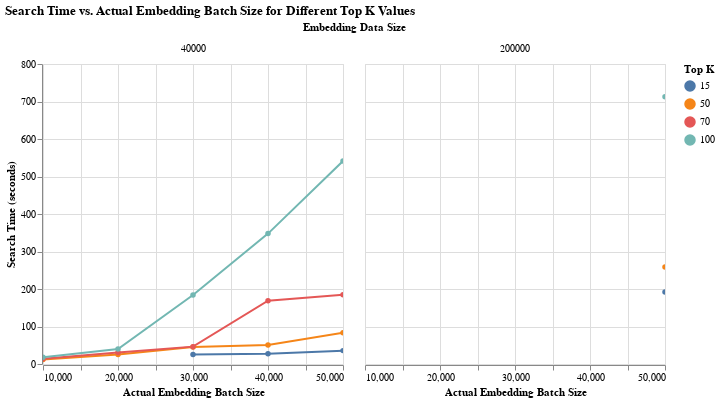

Notebook code for this chart:
### Code cell
import altair as alt
import pandas as pd

# Create a Pandas DataFrame from the provided data.
data = pd.DataFrame({
    'emb_data_size': [40000, 40000, 40000, 40000, 40000, 40000, 40000, 40000, 40000, 40000, 40000, 40000, 40000, 40000, 40000, 40000, 40000, 40000, 200000, 200000, 200000],
    'act_emb_batch_size': [10000, 10000, 10000, 20000, 20000, 20000, 30000, 30000, 30000, 30000, 40000, 40000, 40000, 40000, 50000, 50000, 50000, 50000, 50000, 50000, 50000],
    'topk': [50, 70, 100, 50, 70, 100, 15, 50, 70, 100, 15, 50, 70, 100, 15, 50, 70, 100, 15, 50, 100],
    'search_time': [12.230394, 14.283888, 18.102471, 25.527299, 30.717884, 39.769752, 25.506668, 45.103072, 46.281904, 183.940351, 27.397789, 50.729312, 168.672060, 347.715717, 35.667568, 83.180587, 184.753783, 541.364614, 191.777982, 258.867705, 712.579239]
})

# Create a unique identifier for each group of 'act_emb_batch_size' and 'emb_data_size'
data['group'] = data['act_emb_batch_size'].astype(str) + '_' + data['emb_data_size'].astype(str)

# Create the Altair chart
chart = alt.Chart(data).mark_line(point=True).encode(
    x=alt.X('act_emb_batch_size:Q', title='Actual Embedding Batch Size'),
    y=alt.Y('search_time:Q', title='Search Time (seconds)'),
    color=alt.Color('topk:N', title='Top K'),
    tooltip=['act_emb_batch_size', 'topk', 'search_time', 'emb_data_size'],
    facet=alt.Facet('emb_data_size:N', title="Embedding Data Size")
).properties(
    title='Search Time vs. Actual Embedding Batch Size for Different Top K Values'
).interactive()

chart

### Figure 1 — Vega-Lite specification as saved in the notebook (floating-point values rounded to 4 significant figures)
{"config": {"view": {"continuousWidth": 300, "continuousHeight": 300}}, "data": {"name": "data-d0312f0dabc6891fd8e6e2d52410d65d"}, "mark": {"type": "line", "point": true}, "encoding": {"color": {"field": "topk", "title": "Top K", "type": "nominal"}, "facet": {"field": "emb_data_size", "title": "Embedding Data Size", "type": "nominal"}, "tooltip": [{"field": "act_emb_batch_size", "type": "quantitative"}, {"field": "topk", "type": "quantitative"}, {"field": "search_time", "type": "quantitative"}, {"field": "emb_data_size", "type": "quantitative"}], "x": {"field": "act_emb_batch_size", "title": "Actual Embedding Batch Size", "type": "quantitative"}, "y": {"field": "search_time", "title": "Search Time (seconds)", "type": "quantitative"}}, "params": [{"name": "param_2", "select": {"type": "interval", "encodings": ["x", "y"]}, "bind": "scales"}], "title": "Search Time vs. Actual Embedding Batch Size for Different Top K Values", "$schema": "https://vega.github.io/schema/vega-lite/v5.20.1.json", "datasets": {"data-d0312f0dabc6891fd8e6e2d52410d65d": [{"emb_data_size": 40000, "act_emb_batch_size": 10000, "topk": 50, "search_time": 12.23, "group": "10000_40000"}, {"emb_data_size": 40000, "act_emb_batch_size": 10000, "topk": 70, "search_time": 14.28, "group": "10000_40000"}, {"emb_data_size": 40000, "act_emb_batch_size": 10000, "topk": 100, "search_time": 18.1, "group": "10000_40000"}, {"emb_data_size": 40000, "act_emb_batch_size": 20000, "topk": 50, "search_time": 25.53, "group": "20000_40000"}, {"emb_data_size": 40000, "act_emb_batch_size": 20000, "topk": 70, "search_time": 30.72, "group": "20000_40000"}, {"emb_data_size": 40000, "act_emb_batch_size": 20000, "topk": 100, "search_time": 39.77, "group": "20000_40000"}, {"emb_data_size": 40000, "act_emb_batch_size": 30000, "topk": 15, "search_time": 25.51, "group": "30000_40000"}, {"emb_data_size": 40000, "act_emb_batch_size": 30000, "topk": 50, "search_time": 45.1, "group": "30000_40000"}, {"emb_data_size": 40000, "act_emb_batch_size": 30000, "topk": 70, "search_time": 46.28, "group": "30000_40000"}, {"emb_data_size": 40000, "act_emb_batch_size": 30000, "topk": 100, "search_time": 183.9, "group": "30000_40000"}, {"emb_data_size": 40000, "act_emb_batch_size": 40000, "topk": 15, "search_time": 27.4, "group": "40000_40000"}, {"emb_data_size": 40000, "act_emb_batch_size": 40000, "topk": 50, "search_time": 50.73, "group": "40000_40000"}, {"emb_data_size": 40000, "act_emb_batch_size": 40000, "topk": 70, "search_time": 168.7, "group": "40000_40000"}, {"emb_data_size": 40000, "act_emb_batch_size": 40000, "topk": 100, "search_time": 347.7, "group": "40000_40000"}, {"emb_data_size": 40000, "act_emb_batch_size": 50000, "topk": 15, "search_time": 35.67, "group": "50000_40000"}, {"emb_data_size": 40000, "act_emb_batch_size": 50000, "topk": 50, "search_time": 83.18, "group": "50000_40000"}, {"emb_data_size": 40000, "act_emb_batch_size": 50000, "topk": 70, "search_time": 184.8, "group": "50000_40000"}, {"emb_data_size": 40000, "act_emb_batch_size": 50000, "topk": 100, "search_time": 541.4, "group": "50000_40000"}, {"emb_data_size": 200000, "act_emb_batch_size": 50000, "topk": 15, "search_time": 191.8, "group": "50000_200000"}, {"emb_data_size": 200000, "act_emb_batch_size": 50000, "topk": 50, "search_time": 258.9, "group": "50000_200000"}, {"emb_data_size": 200000, "act_emb_batch_size": 50000, "topk": 100, "search_time": 712.6, "group": "50000_200000"}]}}
